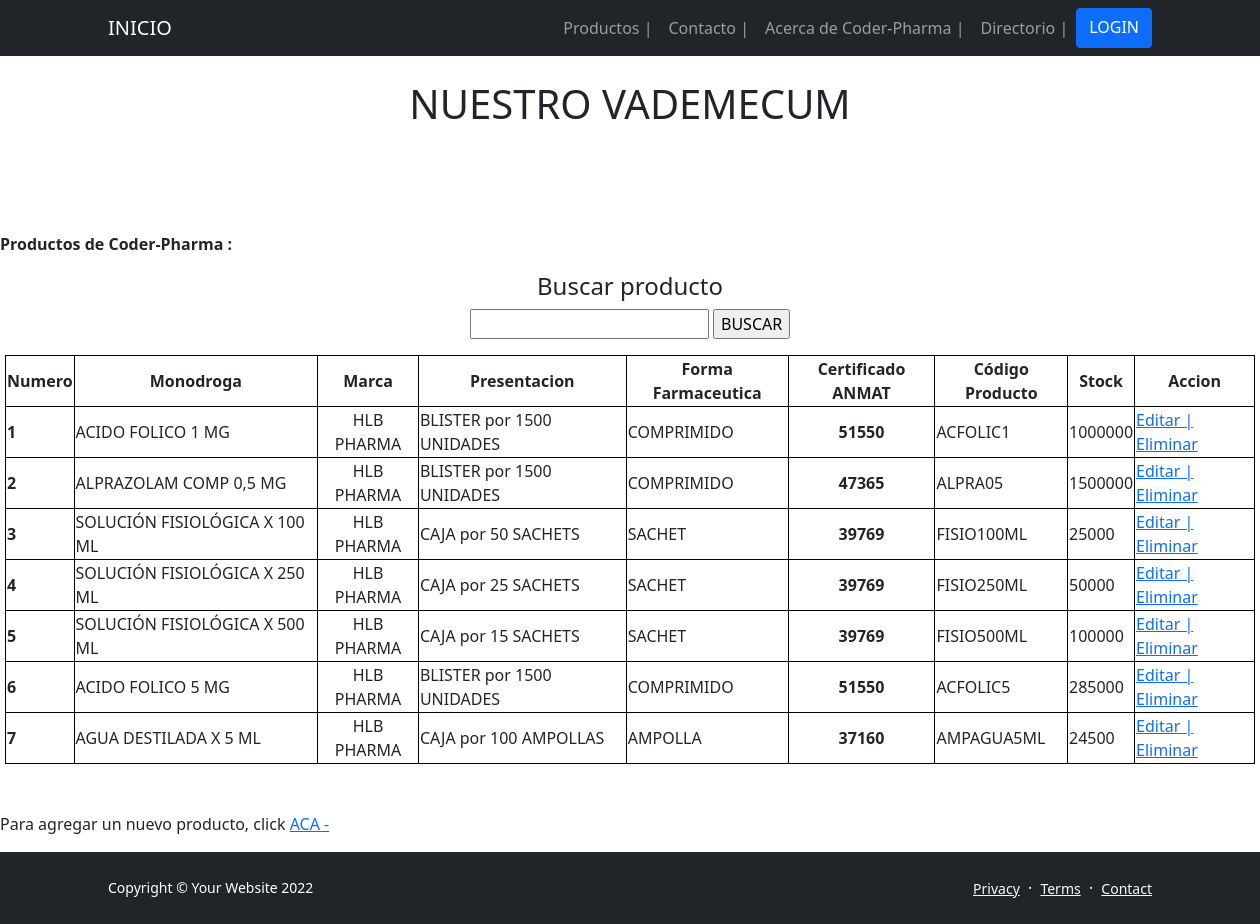
Page /App-Drogueria/Productos on the earlier database version.
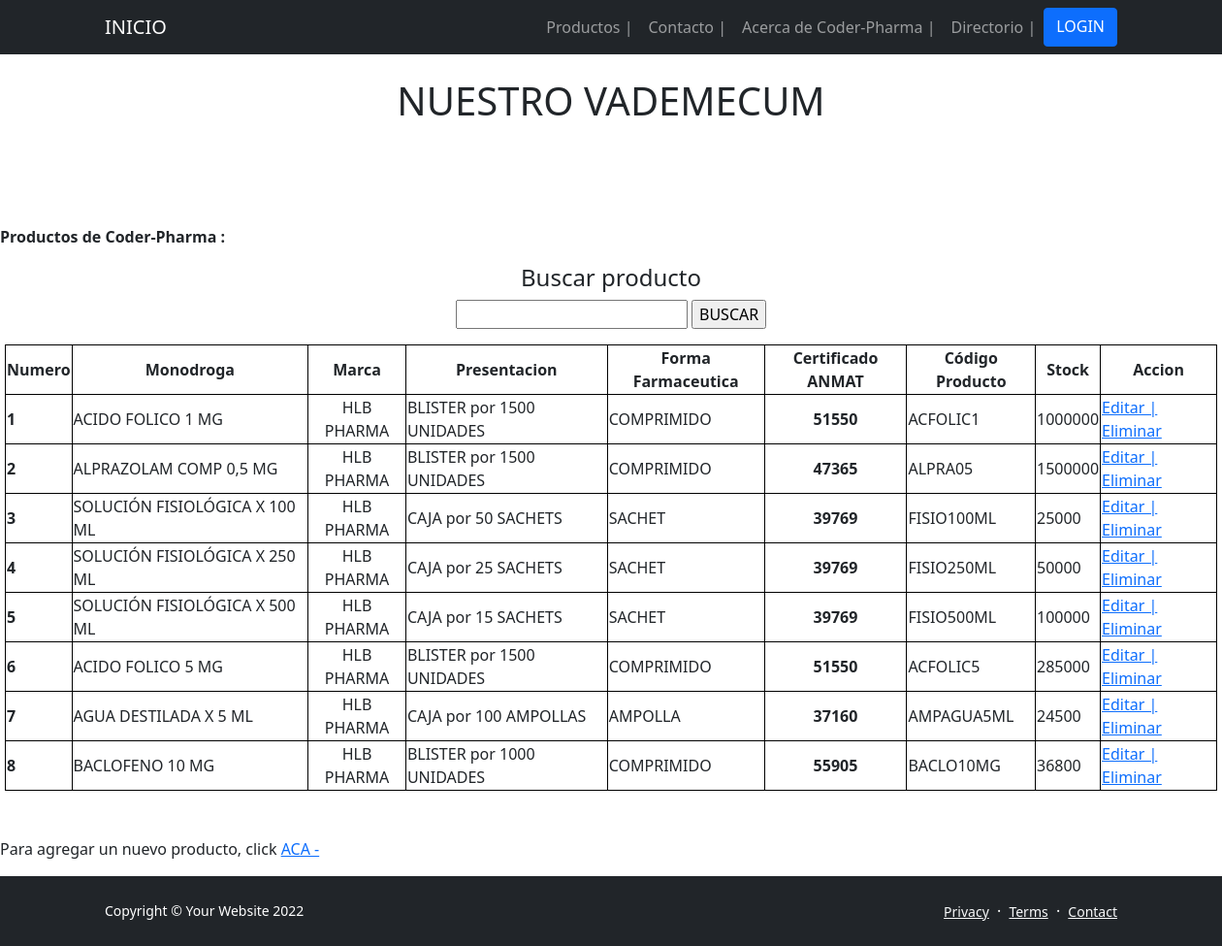
Same page on the later database version.
### App_DROGUERIA/models.py (models this page shows, shortened)
class PRODUCTO(models.Model):
    monodroga = models.CharField(max_length=50)
    marca = models.CharField(max_length=50) # Del laboratorio productor - Ej. Rivero, Drawer, Klonal, Bayer, Bago, etc.
    presentacion = models.CharField(max_length=50) # Presentacion de la caja/BLISTER - Ej.: BLISTER x 15 Comp / CAJA x 100 Ampollas
    formFarmaceutica = models.CharField(max_length=50) # Comprimido, Capsula, Sachet, Ampolla, Frasco Ampolla, etc.
    certificado = models.IntegerField() # ANMAT
    codigoProducto = models.CharField(max_length=50)
    stock = models.IntegerField()
    class meta():
        ordering = ('-monodroga',)

### App_DROGUERIA/views.py (the view)
# urls.py: path('Productos', Productos, name = "02_Productos"),
def Productos(request):
    productos = PRODUCTO.objects.all()
    return render(request,"02 - Productos.html", {"Vademecum": productos})

### App_DROGUERIA/Templates/02 - Productos.html
{% extends '00 - ORIGEN (b).html' %}
{% load static %}
{% block blockname %}
</head>
    <body>
        <br>
        <h1 class="text-center">NUESTRO VADEMECUM </h1>
        <br>
        <br>
        <br>
        <br>
        <p><b> Productos de Coder-Pharma : </b></p>
    <center>
        <h4 class="text-center"> Buscar producto </h4>
        <form action="{% url '02_BuscarProducto' %}" method="GET"> {% csrf_token %}
        <p><input type="text" name="monodroga">
        <input type="submit" value="BUSCAR">
        </p>
        </form>
        <table style="width: 1250px;">
            <tr>
                <th class="text-center">Numero</th>
                <th class="text-center">Monodroga</th>
                <th class="text-center">Marca</th>
                <th class="text-center">Presentacion</th>
                <th class="text-center">Forma Farmaceutica</th>
                <th class="text-center">Certificado ANMAT</th>
                <th class="text-center">Código Producto</th>
                <th class="text-center">Stock</th>
                <th class="text-center">Accion</th>
            </tr>
                {% for productos in Vademecum %}
            <tr>
                <th scope="row">{{forloop.counter}}</th>
                <td>{{productos.monodroga}}</td>
                <td class="text-center">{{productos.marca}}</td>
                <td>{{productos.presentacion}}</td>
                <td>{{productos.formFarmaceutica}}</td>
                <td class="text-center"><b>{{productos.certificado}}</b></td>
                <td>{{productos.codigoProducto}}</td>
                <td>{{productos.stock}}</td>
                <td>
                    <a href="{% url '02_EditaProducto' productos.id %}">Editar |</a>
                    <a href="{% url '02_EliminaProducto' productos.id %}">Eliminar</a>
                </td>
            </tr>
                {% endfor %}
        </table>
    </center>
    <br>
    <br>
    <p> Para agregar un nuevo producto, click  <a href="{% url '02_AgregaProducto' %}"> ACA -</a> </p>
    </body>
</html>
{% endblock blockname %}

Differences in the rows shown:
added PRODUCTO: monodroga "BACLOFENO 10 MG", marca "HLB PHARMA", presentacion "BLISTER por 1000 UNIDADES", formFarmaceutica "COMPRIMIDO", certificado "55905", codigoProducto "BACLO10MG", stock "36800"
